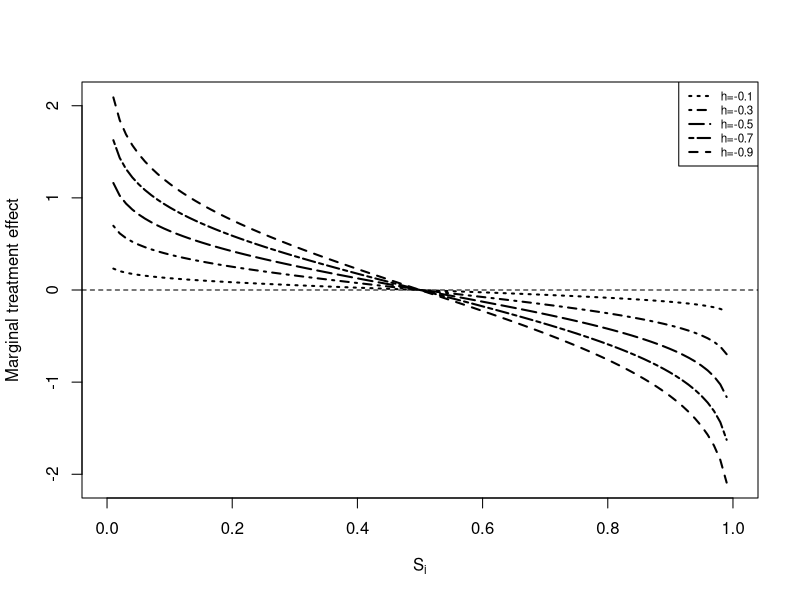

The R script that drew this image:
###Figure 7 plotting
pdf("Orahet.pdf",width=12,height=8)
threshold<-seq(0,1,length=100)
vt<-qnorm(threshold,0,1)
plot(threshold,-0.9*vt,type="l",lty=2,lwd=2,ylab="Marginal treatment effect",xlab=expression('S'[i]))
lines(threshold,-0.1*vt,lty=3,lwd=2)
lines(threshold,-0.3*vt,lty=4,lwd=2)
lines(threshold,-0.5*vt,lty=5,lwd=2)
lines(threshold,-0.7*vt,lty=6,lwd=2)
legend("topright",legend=c("h=-0.1","h=-0.3","h=-0.5","h=-0.7","h=-0.9"),lty=c(3,4,5,6,2),lwd=2,cex=0.7)
abline(h=0,lty=2)
dev.off()